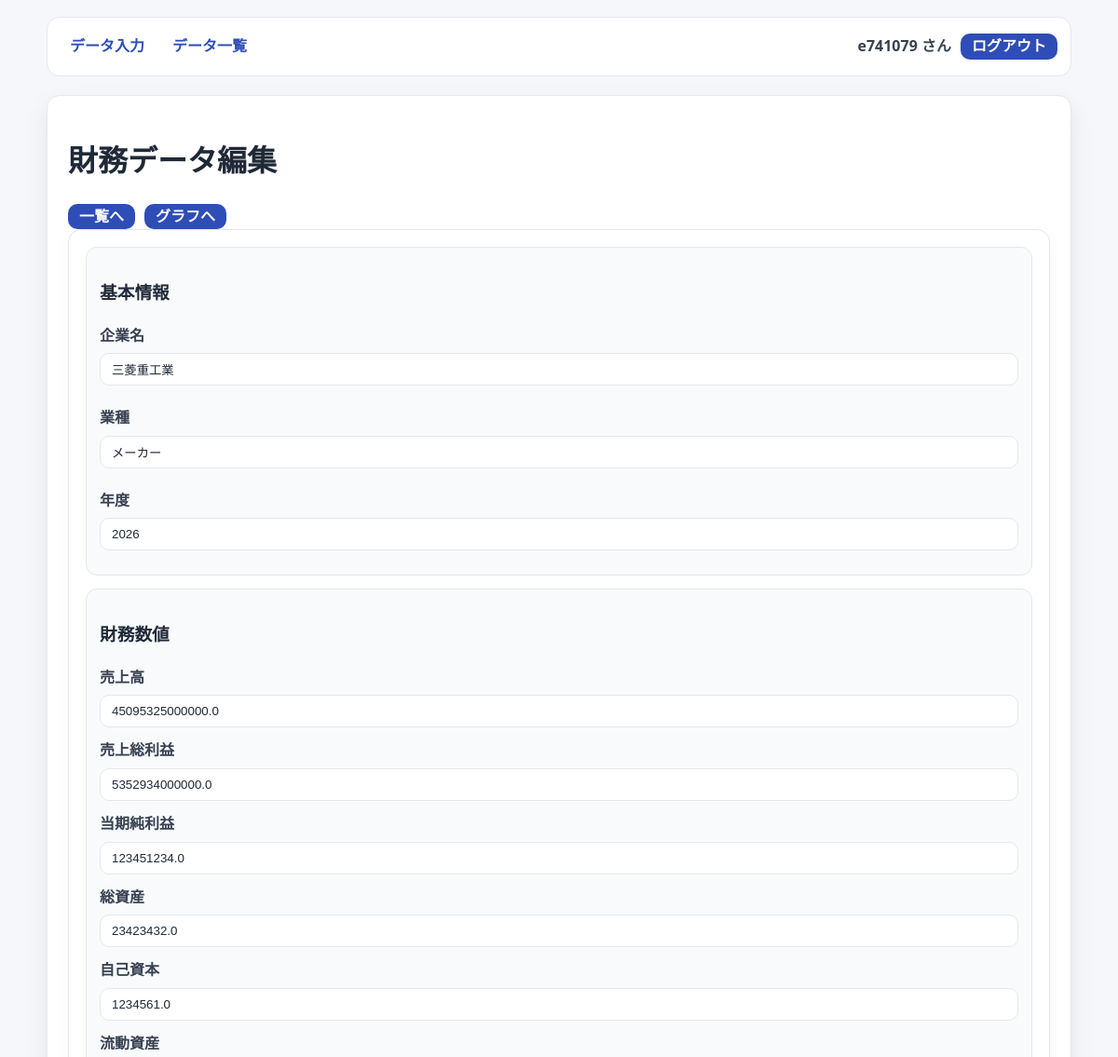
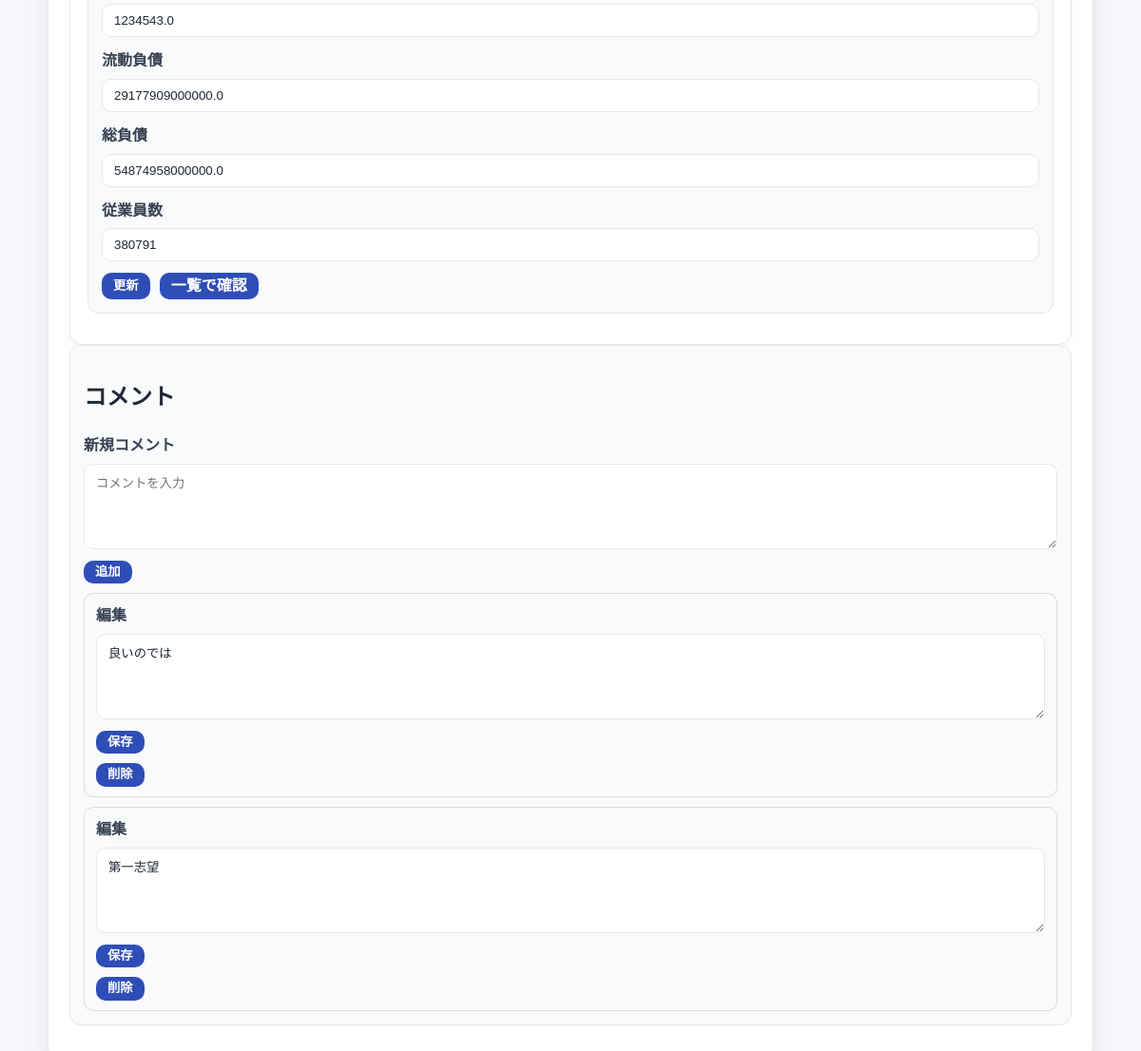
/edit/1 (signed in), run on the app's committed database (2 pictures, top to bottom).
### tables this page shows
CREATE TABLE financials(
        id INTEGER PRIMARY KEY AUTOINCREMENT,
        company_name TEXT, industry TEXT, year INTEGER,
        sales REAL, gross_profit REAL, net_income REAL,
        total_assets REAL, equity REAL,
        current_assets REAL, current_liabilities REAL, liabilities REAL,
        employees INTEGER,
        gross_profit_margin REAL, roe REAL, current_ratio REAL, debt_ratio REAL,
        sales_per_employee REAL, productivity REAL,
        user_id TEXT);

CREATE TABLE comments(
        id INTEGER PRIMARY KEY AUTOINCREMENT,
        financial_id INTEGER,
        user_id TEXT,
        content TEXT,
        created_at TEXT DEFAULT CURRENT_TIMESTAMP);

### finance_app.py (the view, shortened to what this page needs)
@app.route("/edit/<int:id>", methods=["GET", "POST"])
def edit_data(id):
    if "user_id" not in session:
        return redirect(url_for("login"))
    con = connect()
    cur = con.cursor()
    cur.execute("SELECT * FROM financials WHERE id=? AND user_id=?", (id, session["user_id"]))
    data = cur.fetchone()
    if data is None:
        con.close()
        abort(404)
    cur.execute("SELECT * FROM comments WHERE financial_id=? AND user_id=? ORDER BY id DESC", (id, session["user_id"]))
    comments = cur.fetchall()
    con.close()
    return render_template("edit_data.html", data=data, comments=comments)

### finance_app.py (called while the page is built)
def connect():
    con = sqlite3.connect(DB)
    con.row_factory = sqlite3.Row
    return con

### templates/edit_data.html (shortened to what this page needs)
<!DOCTYPE html>
<html lang="ja">
<head>
  {% include "header.html" %}
  <link rel="stylesheet" href="{{ url_for('static', filename='style.css') }}">
</head>
<body>
<div class="container">
  <h1>財務データ編集</h1>
  <div class="actions-row">
    <a class="btn" href="{{ url_for('view_data') }}">一覧へ</a>
    <a class="btn" href="{{ url_for('graph_view') }}">グラフへ</a>
  </div>
  <form method="POST" class="card">
    <div class="section-box">
      <h3>基本情報</h3>
      <div class="form-row">
        <label>企業名</label>
        <input name="company_name" value="{{ data[1] }}" required>
      </div>
      <div class="form-row">
        <label>業種</label>
        <input name="industry" value="{{ data[2] }}" required>
      </div>
      <div class="form-row">
        <label>年度</label>
        <input name="year" value="{{ data[3] }}" required>
      </div>
    </div>
    <div class="section-box">
      <h3>財務数値</h3>
      <div class="form-row"><label>売上高</label><input name="sales" value="{{ data[4] }}" required></div>
      <div class="form-row"><label>売上総利益</label><input name="gross_profit" value="{{ data[5] }}" required></div>
      <div class="form-row"><label>当期純利益</label><input name="net_income" value="{{ data[6] }}" required></div>
      <div class="form-row"><label>総資産</label><input name="total_assets" value="{{ data[7] }}" required></div>
      <div class="form-row"><label>自己資本</label><input name="equity" value="{{ data[8] }}" required></div>
      <div class="form-row"><label>流動資産</label><input name="current_assets" value="{{ data[9] }}" required></div>
      <div class="form-row"><label>流動負債</label><input name="current_liabilities" value="{{ data[10] }}" required></div>
      <div class="form-row"><label>総負債</label><input name="liabilities" value="{{ data[11] }}" required></div>
      <div class="form-row"><label>従業員数</label><input name="employees" value="{{ data[12] }}" required></div>
      <div class="actions-row">
        <button type="submit" class="btn">更新</button>
        <a class="btn" href="{{ url_for('view_data') }}">一覧で確認</a>
      </div>
    </div>
  </form>
  <div class="section-box">
    <h2>コメント</h2>
    <form method="POST" action="{{ url_for('add_comment', id=data[0]) }}">
      <div class="form-row">
        <label>新規コメント</label>
        <textarea name="content" placeholder="コメントを入力" required></textarea>
      </div>
      <div class="actions-row">
        <button class="btn" type="submit">追加</button>
      </div>
    </form>
    {% if comments %}
      {% for c in comments %}
        <div class="box-soft" style="margin-top:10px;">
          <form method="POST" action="{{ url_for('edit_comment', id=c[0]) }}">
            <div class="form-row">
              <label>編集</label>
              <textarea name="content">{{ c[3] }}</textarea>
            </div>
            <div class="actions-row">
              <button class="btn" type="submit">保存</button>
            </div>
          </form>
          <form method="POST" action="{{ url_for('delete_comment', id=c[0]) }}">
            <div class="actions-row">
              <button class="btn" type="submit">削除</button>
            </div>
          </form>
        </div>
      {% endfor %}
    {% else %}
      <p class="muted">コメントはまだありません。</p>
    {% endif %}
  </div>
</div>
</body>
</html>

### templates/header.html (shortened to what this page needs)
<header class="app-header">
  <nav class="nav-left">
    <a href="{{ url_for('index') }}">データ入力</a>
    <a href="{{ url_for('view_data') }}">データ一覧</a>
  </nav>
  <div class="nav-right">
    {% if session.get("user_id") %}
      <span class="user-name">
        {{ session.get("username") or session.get("user_id") }} さん
      </span>
      <a class="btn logout" href="{{ url_for('logout') }}">ログアウト</a>
    {% else %}
      <a class="btn" href="{{ url_for('login') }}">ログイン</a>
    {% endif %}
  </div>
</header>

### static/style.css (style rules this page uses)
:root { --bg:#f5f7fb; --card:#ffffff; --text:#1f2937; --muted:#374151; --border:#e5e7eb; --border-soft:#d1d5db; --brand:#2f4db7; --brand-dark:#263f97; --brand-weak:#e9efff; --shadow:0 10px 25px rgba(0,0,0,.08); }
* { box-sizing:border-box; }
body { font-family:"Noto Sans JP","Segoe UI",system-ui,-apple-system,sans-serif; background:var(--bg); margin:0; color:var(--text); line-height:1.6; }
.container { width:92%; max-width:1100px; margin:20px auto; background:var(--card); padding:22px; border-radius:14px; border:1px solid var(--border); box-shadow:var(--shadow); }
.app-header { width:92%; max-width:1100px; margin:18px auto 0; padding:12px 14px; background:#fff; border:1px solid var(--border); border-radius:14px; display:flex; justify-content:space-between; align-items:center; gap:10px; }
.nav-left,.nav-right { display:flex; align-items:center; gap:10px; flex-wrap:wrap; }
.app-header a { color:var(--brand); font-weight:700; padding:6px 10px; text-decoration:none; border-radius:10px; }
.user-name { color:var(--muted); font-weight:600; }
.logout { background:var(--brand); color:#fff !important; }
.btn, button, a.btn, input[type="submit"], input[type="button"] { padding:5px 12px; line-height:1.1; min-height:unset; border-radius:10px; border:none; background:var(--brand); color:#fff; font-weight:700; cursor:pointer; text-decoration:none; }
.card { background:#fff; border:1px solid var(--border); border-radius:14px; padding:18px; box-shadow:0 6px 18px rgba(0,0,0,.04); }
.form-row { display:grid; grid-template-columns:1fr; gap:6px; margin-bottom:12px; }
label { font-weight:700; color:var(--muted); }
input,select,textarea { width:100%; padding:9px 12px; border-radius:10px; border:1px solid var(--border); background:#fff; color:var(--text); }
textarea { min-height:90px; resize:vertical; }
.actions-row { display:flex; gap:10px; flex-wrap:wrap; margin-top:10px; }
.box-soft { background:#f8fafc; border:1px solid rgba(17,24,39,.12); border-radius:10px; padding:10px 12px; }
.section-box { background:#f8fafc; border:1px solid var(--border); border-radius:12px; padding:14px; margin-bottom:14px; }
form input[name="company_name"], form input[name="industry"] { margin-bottom:10px; }

### data on the page
financials: company_name "三菱重工業", industry "メーカー", year "2026", sales "45095325000000.0", gross_profit "5352934000000.0", net_income "123451234.0", total_assets "23423432.0", equity "1234561.0", current_assets "1234543.0", current_liabilities "29177909000000.0", liabilities "54874958000000.0", employees "380791"
comments: content "良いのでは"
comments: content "第一志望"

### other printed values
{{ session.get("username") or session.get("user_id") }} "e741079"
